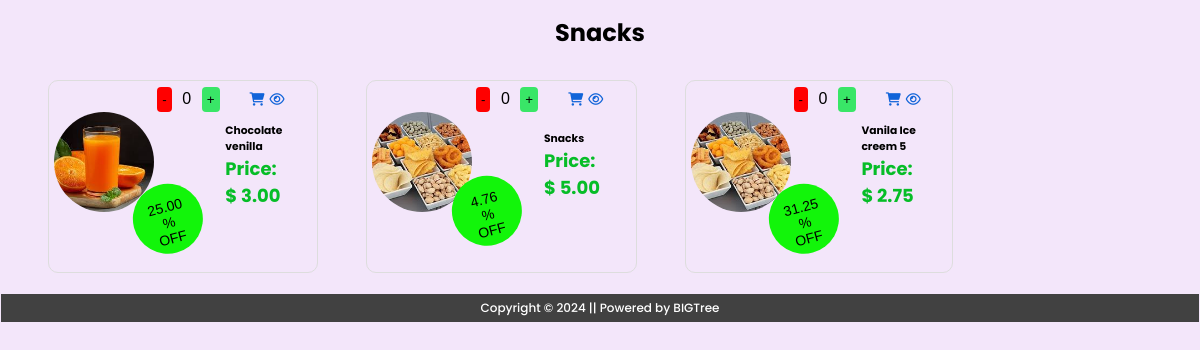
Page /rstms/allcategory.php?category=Snacks (signed in) on the committed database.
### tables this page shows
CREATE TABLE `tbl_food` (
  `f_id` int(11) NOT NULL,
  `f_title` varchar(255) NOT NULL,
  `f_desc` varchar(255) NOT NULL,
  `f_price` decimal(10,2) NOT NULL,
  `f_disctprice` decimal(10,2) NOT NULL,
  `f_vat` decimal(10,2) NOT NULL,
  `f_image` varchar(255) NOT NULL,
  `c_id` int(11) NOT NULL,
  `c_name` varchar(255) NOT NULL,
  `f_featured` varchar(100) NOT NULL
);

### rstms/allcategory.php (the view, shortened to what this page needs)
<?php
include('includes/dbconnection.php');
?>
<!DOCTYPE html>
<html>
<html lang="en">
<head>
    <link rel="stylesheet" href="https://cdnjs.cloudflare.com/ajax/libs/font-awesome/5.15.3/css/all.min.css"
 />
    <link rel="stylesheet" href="assets/css/style.css" />
    <link rel="stylesheet" href="https://cdnjs.cloudflare.com/ajax/libs/font-awesome/6.0.0-beta3/css/all.min.css">
    <link rel="stylesheet" href="https://cdnjs.cloudflare.com/ajax/libs/font-awesome/6.0.0/css/all.min.css">
    <link rel="stylesheet" href="https://cdnjs.cloudflare.com/ajax/libs/OwlCarousel2/2.3.4/assets/owl.carousel.min.css">
    <link rel="stylesheet" href="https://cdnjs.cloudflare.com/ajax/libs/OwlCarousel2/2.3.4/assets/owl.theme.default.min.css">
</head>
<body>
<?php
$category = $_GET['category'] ?? '';
$sql = $conn->prepare("SELECT * FROM tbl_food WHERE c_name = ?");
$sql->bind_param("s", $category);
$sql->execute();
$result = $sql->get_result();
if ($result->num_rows > 0) {
    if (isset($_GET['category'])) {
        $categoryName = $_GET['category'];
        echo "<h2 style='text-align:center;margin-top:15px;margin-bottom:30px;'>$categoryName</h2>";
    }
    $count = 0;
    echo "<div class ='row' style='display: flex;margin-top:20px;margin-bottom:20px;'>";
    while ($row = $result->fetch_assoc()) {
            if ($row['f_featured'] === 'Display') {
            echo "<div class='col-md-3' style='display:inline-block;margin-left:4%;border:1px solid #ddd;padding:5px;border-radius:10px;'>";
            echo "<div class='food-desc'>";
            echo "<form action='' method='POST' style='display:inline-block;margin-left:40%;'>";
            echo "<input type='button' value='-' onclick='decrementValue(\"quantity_$count\")' style='border:none;padding:5px;background-color:red;border-radius:4px;' />";
            echo "<input type='text' name='quantity' id='quantity_$count' value='0' style='border:none;width:30px;text-align:center;font-size:16px;background: transparent;' onkeypress='return event.charCode >= 48 && event.charCode <= 57' />";
            echo "<input type='button' value='+' onclick='incrementValue(\"quantity_$count\")' style='border:none;padding:5px;background-color:#39e667;margin-right:30px;border-radius:4px;' />";
            echo "<button type='submit' style='background:transparent; border:none;cursor:pointer;color:#1164d9'><i class='fa-solid fa-cart-shopping'></i></button></form>";
            echo "<form action='quickview.php' method='GET' style='display:inline-block;'>";
            echo "<button style='background:transparent; border:none;cursor:pointer;color:#1164d9' href='quickview.php'><i class='fa-regular fa-eye' style='margin-left: 5px;'></i></button></form>";
            echo "</div>";
            echo "<div class='food-menu-item'>";
            echo "<div class='food-img'>";
            echo "<img src='assets/image/" . $row['f_image'] . "' alt='' style='border-radius:50%;height:100px;width:100px;object-fit:cover;' />";
            echo "</div>";
            echo "<div class='food-description'>";
            echo "<h6 class='food-title'>" . $row['f_title'] . "</h6>";
            $f_price = isset($row['f_price']) ? $row['f_price'] : '';
            $f_disctprice = isset($row['f_disctprice']) ? $row['f_disctprice'] : '';
            if ($f_price != 0) {
                $f_discount = (($f_price - $f_disctprice) / $f_price) * 100;
            } else {
                $f_discount = 0;
            }
            echo "<p class='food-price' style='font-size:18px;color:#06bd27;'>Price: &#36; " . number_format($f_disctprice, 2) . "</p>";
            echo "<div class='discountprice'>";
            echo number_format($f_discount, 2) . " &#37;<br> OFF";
            echo "</div>";
            echo "</div>";
            echo "</div>";
            echo "</div>";
            $count++;
        }
    }
    echo "</div>";
} else {
    echo "No food items found!";
}
?>
<?php include('includes/footer.php'); ?>

### rstms/assets/css/style.css (style rules this page uses)
*, *::after, *::before { box-sizing: border-box; padding: 0; margin: 0; }
body { font-family: "Poppins", sans-serif; }
.food-menu-item { display: flex; flex: 1 1 600px; justify-content: space-evenly; margin-bottom: 3rem; }
.food-description { margin: auto 1.5rem; }
.food-description p { font-size: 1.4rem; color: #555; font-weight: 500; }
.food-description .food-price { color: #117964; font-weight: 700; }

### rstms/allcategory.php (style rules this page uses)
body { background-color: #f3e6fa; }
.row { display: flex; margin-top:20px; margin-bottom:20px; }
.food-img { height: auto; width: 100%; object-fit: cover; }
.food-img img { border-radius:50%!important; }
.discountprice { height:70px; width: 70px; background-color: #12f50a; text-align: center; position: absolute; margin-top: -15px; margin-bottom: 0px; margin-left: -100px; padding: 15px; transform: rotate(-15deg); transform-origin: top left; font-family: Arial; font-size: 14px!important; border-radius: 50%; color: black!important; }

### rows in the picture
tbl_food: f_image (picture), f_title "Chocolate venilla", f_disctprice "3.00", f_discount "25.00"
tbl_food: f_image (picture), f_title "Snacks", f_disctprice "5.00", f_discount "4.76"
tbl_food: f_image (picture), f_title "Vanila Ice creem 5", f_disctprice "2.75", f_discount "31.25"

### other values in the picture
$categoryName "Snacks"
